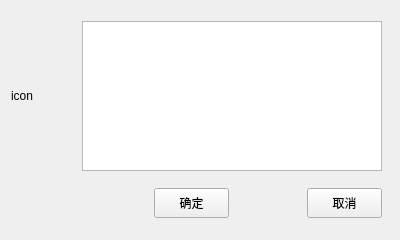
<?xml version="1.0" encoding="UTF-8"?>
<ui version="4.0">
 <class>QBaseDialog</class>
 <widget class="QBaseWindow" name="QBaseDialog">
  <property name="geometry">
   <rect>
    <x>0</x>
    <y>0</y>
    <width>400</width>
    <height>240</height>
   </rect>
  </property>
  <property name="windowTitle">
   <string>Form</string>
  </property>
  <widget class="QWidget" name="layoutWidget">
   <property name="geometry">
    <rect>
     <x>11</x>
     <y>10</y>
     <width>371</width>
     <height>221</height>
    </rect>
   </property>
   <layout class="QGridLayout" name="gridLayout">
    <item row="0" column="0">
     <widget class="QLabel" name="LE_Icon">
      <property name="minimumSize">
       <size>
        <width>40</width>
        <height>40</height>
       </size>
      </property>
      <property name="maximumSize">
       <size>
        <width>40</width>
        <height>40</height>
       </size>
      </property>
      <property name="text">
       <string>icon</string>
      </property>
     </widget>
    </item>
    <item row="0" column="1" colspan="4">
     <widget class="QTextEdit" name="TE_Text">
      <property name="minimumSize">
       <size>
        <width>300</width>
        <height>150</height>
       </size>
      </property>
      <property name="maximumSize">
       <size>
        <width>300</width>
        <height>150</height>
       </size>
      </property>
      <property name="font">
       <font>
        <pointsize>12</pointsize>
       </font>
      </property>
      <property name="readOnly">
       <bool>true</bool>
      </property>
     </widget>
    </item>
    <item row="1" column="0">
     <spacer name="horizontalSpacer">
      <property name="orientation">
       <enum>Qt::Horizontal</enum>
      </property>
      <property name="sizeHint" stdset="0">
       <size>
        <width>40</width>
        <height>20</height>
       </size>
      </property>
     </spacer>
    </item>
    <item row="1" column="1">
     <spacer name="horizontalSpacer_2">
      <property name="orientation">
       <enum>Qt::Horizontal</enum>
      </property>
      <property name="sizeHint" stdset="0">
       <size>
        <width>40</width>
        <height>20</height>
       </size>
      </property>
     </spacer>
    </item>
    <item row="1" column="2">
     <widget class="QPushButton" name="PB_OK">
      <property name="minimumSize">
       <size>
        <width>75</width>
        <height>30</height>
       </size>
      </property>
      <property name="maximumSize">
       <size>
        <width>75</width>
        <height>30</height>
       </size>
      </property>
      <property name="text">
       <string>确定</string>
      </property>
     </widget>
    </item>
    <item row="1" column="3">
     <spacer name="horizontalSpacer_3">
      <property name="orientation">
       <enum>Qt::Horizontal</enum>
      </property>
      <property name="sizeHint" stdset="0">
       <size>
        <width>40</width>
        <height>20</height>
       </size>
      </property>
     </spacer>
    </item>
    <item row="1" column="4">
     <widget class="QPushButton" name="PB_Cancel">
      <property name="minimumSize">
       <size>
        <width>75</width>
        <height>30</height>
       </size>
      </property>
      <property name="maximumSize">
       <size>
        <width>75</width>
        <height>30</height>
       </size>
      </property>
      <property name="text">
       <string>取消</string>
      </property>
     </widget>
    </item>
   </layout>
  </widget>
 </widget>
 <customwidgets>
  <customwidget>
   <class>QBaseWindow</class>
   <extends>QWidget</extends>
   <header>qbasewindow.h</header>
   <container>1</container>
  </customwidget>
 </customwidgets>
 <resources/>
 <connections/>
</ui>
